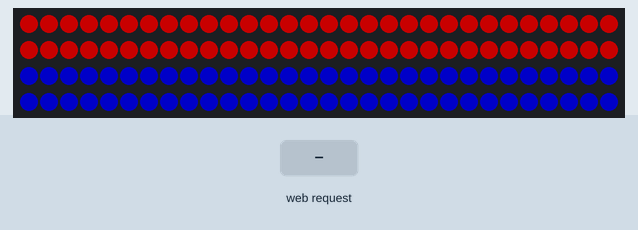
This sketch was run on a simulated ESP32. On the bench: 120 RGB LEDs in strip order, left to right, continuing on the next row. The inputs (shaded band) are chosen by the test bench. Dim RGB values are drawn brighter than linear.

Above: at 1.2 s.
1.3 s: HTTP request GET /mode?t=1&m=1&r=1 received
At 1.45 s:
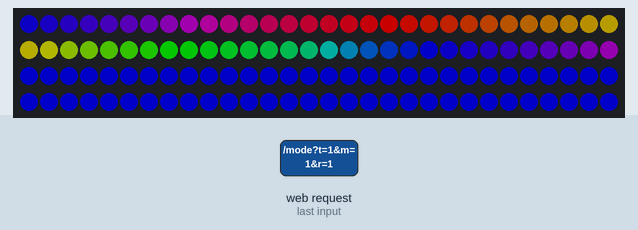
3.7 s: HTTP request GET /color received
At 4.5 s:
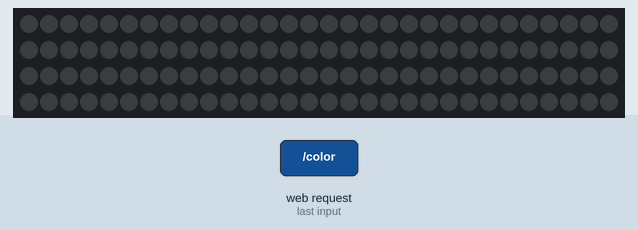
5.2 s: HTTP request GET /color?r=120 received
At 5.5 s:
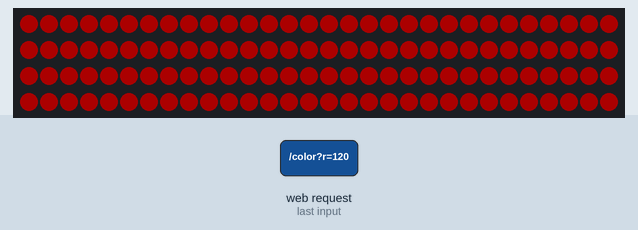
6.7 s: HTTP request GET /color?t=1 received
At 7.8 s:
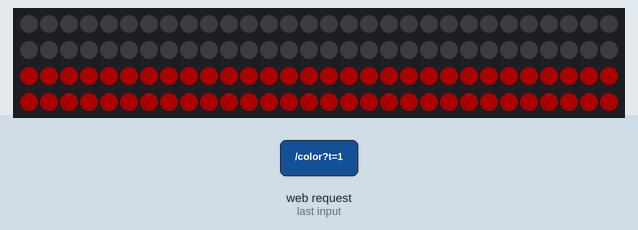
8.2 s: HTTP request GET /mode?t=1&m=1&r=1 received
At 9.85 s:
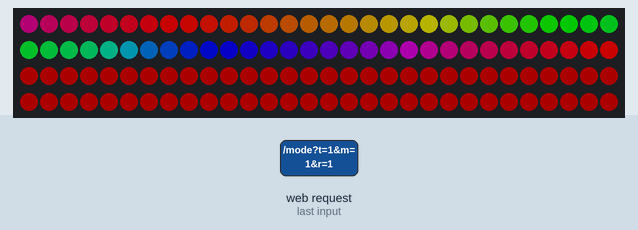
11.2 s: HTTP request GET /mode received
At 12.5 s:
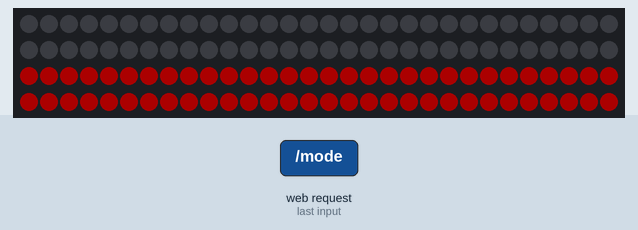
Timing chart, 0 to 13.7 s (numbered marks = the images above; inputs shaded):
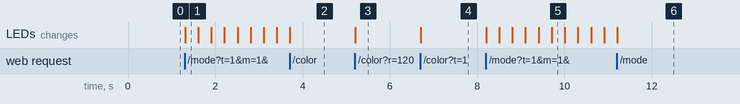

Measured:
- after the input at 1.3 s, the LEDs: change at once (image 1)
- after the input at 3.7 s, the LEDs: change at once (image 2)
- after the input at 5.2 s, the LEDs: change at once (image 3)
- after the input at 6.7 s, the LEDs: change at once (image 4)
- after the input at 8.2 s, the LEDs: first change at once (image 5 shows a later state)
- after the input at 11.2 s, the LEDs: change at once (image 6)

The sketch:

2.0.1.ino
```cpp
#include <WiFi.h>
#include <WebServer.h>
#include <FastLED.h>

// ================= 設定區 =================
const char* ap_ssid     = "My_Light_Stick";
const char* ap_password = "12345678";
// =========================================

#define LED_PIN     8
#define NUM_LEDS    120
#define HALF_LEDS   60
#define LED_TYPE    WS2812B
#define COLOR_ORDER GRB

CRGB leds[NUM_LEDS];
WebServer server(80);

// --- 系統變數 ---
uint8_t brightness = 100;
uint8_t effectSpeed = 30; // 越小越快

// --- 狀態變數 (0=靜態, 1=彩虹, 2=呼吸, 3=跑馬燈) ---
int modeA = 0;
int modeB = 0;
// 為了讓特效更豐富，我們紀錄每一區的「基底顏色」
CRGB colorA = CRGB::Red;
CRGB colorB = CRGB::Blue;

// --- 網頁介面 (包含 CSS 動畫核心) ---
const char index_html[] PROGMEM = R"rawliteral(
<!DOCTYPE HTML><html>
<head>
  <meta name="viewport" content="width=device-width, initial-scale=1, user-scalable=no">
  <meta charset="UTF-8">
  <title>光棍控制台</title>
  <style>
    body { font-family: 'Verdana', sans-serif; background-color: #000; color: white; text-align: center; margin: 0; padding: 10px; user-select: none; }

    /* === 1. 動畫定義區 (讓手機畫面動起來的關鍵) === */
    @keyframes rainbow-anim {
      0% { background-position: 0% 50%; }
      100% { background-position: 100% 50%; }
    }
    @keyframes breathe-anim {
      0% { opacity: 0.3; }
      50% { opacity: 1; }
      100% { opacity: 0.3; }
    }
    @keyframes chase-anim {
      0% { background-position: 0% 0%; }
      100% { background-position: 0% 100%; }
    }

    /* 預覽圖樣式 */
    .stick-container { display: flex; flex-direction: column; align-items: center; margin: 20px 0; gap: 5px; }
    .stick-part {
      width: 80px; height: 100px;
      background: #222;
      border: 2px solid #444;
      display: flex; align-items: center; justify-content: center;
      font-size: 16px; color: #fff; font-weight: bold; text-shadow: 1px 1px 2px black;
      transition: background 0.3s;
    }
    #preview-top { border-radius: 15px 15px 0 0; border-bottom: none; }
    #preview-btm { border-radius: 0 0 15px 15px; border-top: none; }

    /* 動畫類別 (JS會把這些class加到預覽圖上) */
    .fx-rainbow {
      background: linear-gradient(270deg, #ff0000, #ff7f00, #ffff00, #00ff00, #0000ff, #8b00ff);
      background-size: 400% 400%;
      animation: rainbow-anim 3s ease infinite;
      color: black; text-shadow: none;
    }
    .fx-breathe {
      animation: breathe-anim 2s ease-in-out infinite;
    }
    .fx-chase {
      background: linear-gradient(to bottom, transparent 0%, transparent 40%, #fff 50%, transparent 60%, transparent 100%);
      background-size: 100% 200%;
      animation: chase-anim 1s linear infinite;
    }

    /* === 2. 控制面板 === */
    .panel { background: #1a1a1a; padding: 15px; border-radius: 15px; margin-bottom: 15px; border: 1px solid #333; }

    .mode-group { display: flex; gap: 5px; margin-bottom: 15px; }
    .mode-btn { flex: 1; padding: 12px; background: #333; border: 2px solid #444; color: #aaa; border-radius: 8px; cursor: pointer; font-weight: bold; }
    .mode-btn.active { border-color: #00e5ff; color: #000; background: #00e5ff; box-shadow: 0 0 15px #00e5ff; }

    /* 特效按鈕 */
    .fx-grid { display: grid; grid-template-columns: 1fr 1fr; gap: 10px; margin-bottom: 20px; }
    .fx-btn { padding: 15px; background: #222; border: 1px solid #444; color: #fff; border-radius: 8px; cursor: pointer; font-size: 14px; }
    .fx-btn.active { background: #ff9800; color: #000; border-color: #ff9800; font-weight: bold; }

    /* === 3. 重生的大色盤 === */
    .color-wrapper { position: relative; width: 100%; height: 60px; margin: 10px 0; }
    /* 這是一個覆蓋在上面的透明按鈕，確保一定點得到 */
    input[type=color] {
      position: absolute; top: 0; left: 0; width: 100%; height: 100%;
      opacity: 0; cursor: pointer; z-index: 2;
    }
    /* 這是看得到的按鈕外觀 */
    .color-btn-visual {
      width: 100%; height: 100%;
      background: linear-gradient(90deg, #f00, #ff0, #0f0, #0ff, #00f, #f0f, #f00);
      border-radius: 10px;
      display: flex; align-items: center; justify-content: center;
      font-weight: bold; text-shadow: 1px 1px 2px black;
      border: 2px solid white;
    }

    /* 拉桿 */
    .row { display: flex; align-items: center; gap: 10px; margin: 15px 0; justify-content: space-between; text-align: left; }
    input[type=range] { flex-grow: 1; height: 10px; border-radius: 5px; background: #444; outline: none; -webkit-appearance: none; }
    input[type=range]::-webkit-slider-thumb { -webkit-appearance: none; width: 26px; height: 26px; border-radius: 50%; background: #fff; border: 2px solid #000; }

    .btn-off { width: 100%; padding: 15px; background: #222; border: 2px solid #ff4444; color: #ff4444; border-radius: 10px; font-size: 18px; margin-top: 10px; }
  </style>
</head>
<body>

  <div class="stick-container">
    <div id="preview-top" class="stick-part">TOP</div>
    <div id="preview-btm" class="stick-part">BTM</div>
  </div>

  <div class="mode-group">
    <button id="btn-sync" class="mode-btn active" onclick="setTarget(0)">全合 SYNC</button>
    <button id="btn-top" class="mode-btn" onclick="setTarget(1)">上端 TOP</button>
    <button id="btn-btm" class="mode-btn" onclick="setTarget(2)">下端 BTM</button>
  </div>

  <div class="panel">
    <div class="fx-grid">
      <button class="fx-btn active" id="fx-0" onclick="setEffect(0)">🔵 靜態</button>
      <button class="fx-btn" id="fx-1" onclick="setEffect(1)">🌈 彩虹</button>
      <button class="fx-btn" id="fx-2" onclick="setEffect(2)">🫁 呼吸</button>
      <button class="fx-btn" id="fx-3" onclick="setEffect(3)">🏃 跑馬</button>
    </div>

    <div class="color-wrapper">
      <div class="color-btn-visual" id="color-visual">點擊選擇顏色</div>
      <input type="color" id="picker" value="#ff0000" oninput="setColor(this.value)">
    </div>

    <div class="row">
      <span>⚡ 速度</span>
      <input type="range" min="1" max="100" value="30" oninput="setSpeed(this.value)">
    </div>

    <div class="row">
      <span>☀ 亮度</span>
      <input type="range" min="0" max="255" value="100" oninput="setBri(this.value)">
    </div>
  </div>

  <button class="btn-off" onclick="turnOff()">關閉電源 OFF</button>

  <script>
    var target = 0; // 0=Sync, 1=Top, 2=Btm
    // 為了預覽，我們在 JS 也紀錄狀態
    var state = {
      modeA: 0, colorA: '#ff0000',
      modeB: 0, colorB: '#0000ff'
    };

    function setTarget(t) {
      target = t;
      document.querySelectorAll('.mode-btn').forEach(b => b.classList.remove('active'));
      if(t===0) document.getElementById('btn-sync').classList.add('active');
      if(t===1) document.getElementById('btn-top').classList.add('active');
      if(t===2) document.getElementById('btn-btm').classList.add('active');

      // 切換目標時，更新按鈕狀態以符合該目標目前的特效
      var currentMode = (t===2) ? state.modeB : state.modeA;
      highlightFxBtn(currentMode);
    }

    function setEffect(mode) {
      highlightFxBtn(mode);
      // 更新 JS 狀態
      if(target === 0) { state.modeA = mode; state.modeB = mode; }
      else if(target === 1) state.modeA = mode;
      else if(target === 2) state.modeB = mode;

      applyPreview(); // 更新手機動畫
      fetch("/mode?t=" + target + "&m=" + mode);
    }

    function setColor(hex) {
      // 更新按鈕視覺
      document.getElementById('color-visual').style.background = hex;
      document.getElementById('color-visual').innerText = hex;
      document.getElementById('color-visual').style.color = getContrastYIQ(hex);

      // 選色自動切回靜態
      highlightFxBtn(0);
      if(target === 0) { state.colorA = hex; state.colorB = hex; state.modeA = 0; state.modeB = 0; }
      else if(target === 1) { state.colorA = hex; state.modeA = 0; }
      else if(target === 2) { state.colorB = hex; state.modeB = 0; }

      applyPreview();

      var r = parseInt(hex.slice(1, 3), 16);
      var g = parseInt(hex.slice(3, 5), 16);
      var b = parseInt(hex.slice(5, 7), 16);
      fetch("/color?t=" + target + "&r=" + r + "&g=" + g + "&b=" + b);
    }

    function setSpeed(val) {
      // 修改 CSS 動畫速度
      var sec = (101-val) / 20; // 轉換成秒數
      document.documentElement.style.setProperty('--anim-speed', sec + 's');
      fetch("/speed?val=" + val);
    }

    function setBri(val) { fetch("/bri?val=" + val); }

    function turnOff() {
      fetch("/off");
      state.modeA=0; state.modeB=0; state.colorA='#000000'; state.colorB='#000000';
      applyPreview();
    }

    // --- 核心：將 CSS 動畫應用到預覽圖 ---
    function applyPreview() {
      var top = document.getElementById('preview-top');
      var btm = document.getElementById('preview-btm');

      applyStyle(top, state.modeA, state.colorA);
      applyStyle(btm, state.modeB, state.colorB);
    }

    function applyStyle(el, mode, color) {
      // 先移除所有動畫 class
      el.className = 'stick-part';
      el.style.background = '';
      el.style.animationDuration = '';

      if (mode === 0) { // 靜態
        el.style.background = color;
      } else if (mode === 1) { // 彩虹
        el.classList.add('fx-rainbow');
      } else if (mode === 2) { // 呼吸
        el.classList.add('fx-breathe');
        el.style.backgroundColor = color; // 呼吸要有底色
      } else if (mode === 3) { // 跑馬
        el.classList.add('fx-chase');
        el.style.backgroundColor = color; // 跑馬底色
      }
    }

    function highlightFxBtn(m) {
      document.querySelectorAll('.fx-btn').forEach(b => b.classList.remove('active'));
      document.getElementById('fx-'+m).classList.add('active');
    }

    // 判斷文字顏色要黑還白
    function getContrastYIQ(hexcolor){
      hexcolor = hexcolor.replace("#", "");
      var r = parseInt(hexcolor.substr(0,2),16);
      var g = parseInt(hexcolor.substr(2,2),16);
      var b = parseInt(hexcolor.substr(4,2),16);
      var yiq = ((r*299)+(g*587)+(b*114))/1000;
      return (yiq >= 128) ? 'black' : 'white';
    }
  </script>
</body>
</html>
)rawliteral";

// --- ESP32 動畫引擎 (負責實際燈條) ---
void drawSegment(int start, int len, int mode, CRGB staticColor, uint8_t beat, uint8_t beatSlow) {
  if (mode == 0) { // 靜態
    fill_solid(leds + start, len, staticColor);
  }
  else if (mode == 1) { // 彩虹
    fill_rainbow(leds + start, len, beat, 5); // beat快速變化產生流動
  }
  else if (mode == 2) { // 呼吸
    // 利用 sin 波產生呼吸感
    uint8_t bri = cubicwave8(beatSlow);
    fill_solid(leds + start, len, staticColor);
    // 這裡我們不改變全域亮度，而是改變這個區段的亮度
    for(int i=start; i<start+len; i++) leds[i].nscale8(bri);
  }
  else if (mode == 3) { // 跑馬燈
    fill_solid(leds + start, len, CRGB::Black);
    // 產生來回跑動的效果
    int pos = beatsin16(effectSpeed, 0, len-1);
    leds[start + pos] = staticColor;
    // 增加拖尾
    for(int i=1; i<4; i++) {
        if(pos-i >= 0) leds[start + pos - i] = staticColor;
        leds[start + pos - i].fadeToBlackBy(i*60);
    }
  }
}

void setup() {
  Serial.begin(115200);
  FastLED.addLeds<LED_TYPE, LED_PIN, COLOR_ORDER>(leds, NUM_LEDS);
  FastLED.setBrightness(brightness);

  WiFi.softAP(ap_ssid, ap_password);

  server.on("/", []() { server.send(200, "text/html", index_html); });

  server.on("/mode", []() {
    int t = server.arg("t").toInt();
    int m = server.arg("m").toInt();
    if (t == 0) { modeA = m; modeB = m; }
    else if (t == 1) { modeA = m; }
    else if (t == 2) { modeB = m; }
    server.send(200, "text/plain", "OK");
  });

  server.on("/color", []() {
    int t = server.arg("t").toInt();
    int r = server.arg("r").toInt();
    int g = server.arg("g").toInt();
    int b = server.arg("b").toInt();
    CRGB c = CRGB(r, g, b);
    if (t == 0) { colorA = c; colorB = c; modeA = 0; modeB = 0; } // 選色強制切回靜態
    else if (t == 1) { colorA = c; modeA = 0; }
    else if (t == 2) { colorB = c; modeB = 0; }
    server.send(200, "text/plain", "OK");
  });

  server.on("/speed", []() {
    // 反轉數值，因為網頁是 1-100 (大=快)，但 beat8 是頻率 (大=快)
    // 但 delay 或是 累積變數通常需要調整
    // 這裡我們直接用原本數值當 BPM
    effectSpeed = server.arg("val").toInt();
    server.send(200, "text/plain", "OK");
  });

  server.on("/bri", []() { FastLED.setBrightness(server.arg("val").toInt()); server.send(200, "text/plain", "OK"); });
  server.on("/off", []() { modeA=0; modeB=0; colorA=CRGB::Black; colorB=CRGB::Black; server.send(200, "text/plain", "OK"); });

  server.begin();
}

void loop() {
  server.handleClient();

  // FastLED 的時間基底函數
  // beat8 產生 0-255 的鋸齒波，適合彩虹滾動
  uint8_t beat = beat8(effectSpeed);
  // beatSlow 產生慢速波，適合呼吸
  uint8_t beatSlow = beat8(effectSpeed / 2); // 呼吸通常慢一點

  drawSegment(0, HALF_LEDS, modeA, colorA, beat, beatSlow);
  drawSegment(HALF_LEDS, HALF_LEDS, modeB, colorB, beat + 128, beatSlow + 128); // +128 讓下半部錯開相位

  FastLED.show();
  delay(5);
}
```
